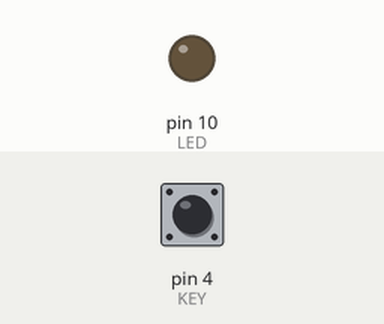
Recording of a sketch running on a simulated Arduino Uno, built with avr-gcc and run on an emulated ATmega328P. Parts: output pins drawn as LEDs (lit = HIGH). The test bench sets the inputs (shaded band); at power-on: pin 4 (KEY) HIGH.

Above: at 1.2 s.
1.3 s: pin 4 (KEY) pulled LOW for 0.15 s
At 1.7 s:
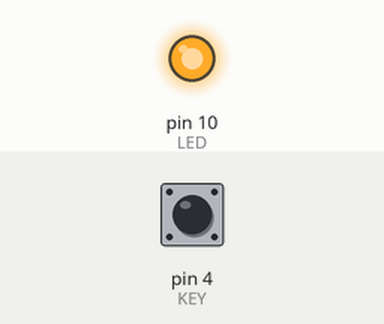
2.9 s: pin 4 (KEY) pulled LOW for 1 s
At 4.1 s:
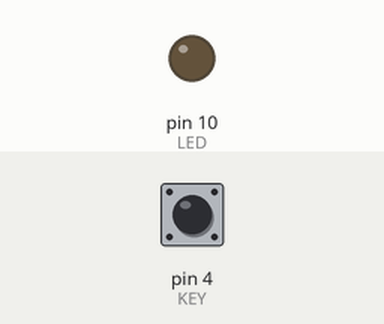
5.4 s: pin 4 (KEY) pulled LOW for 3.2 s
At 6.0 s:
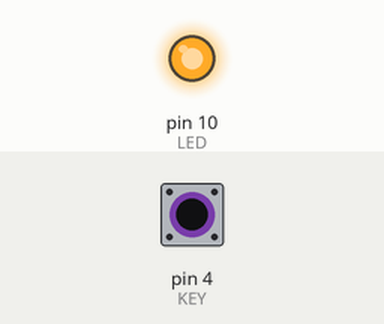
Timing chart, 0 to 8.4 s (numbered marks = the images above; inputs shaded):
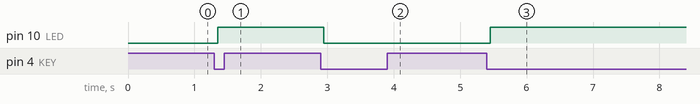

Measured:
- after the input at 1.3 s, pin 10 (LED): LOW → HIGH after 0.05 s
- after the input at 2.9 s, pin 10 (LED): HIGH → LOW after 0.05 s
- after the input at 5.4 s, pin 10 (LED): LOW → HIGH after 0.05 s

The sketch:

reference.ino
```cpp
const uint8_t KEY = 4;
const uint8_t LED = 10;
const unsigned long DB = 50;
bool state = false;
uint8_t stable = HIGH, last = HIGH;
unsigned long t0 = 0;
void setup() { pinMode(KEY, INPUT_PULLUP); pinMode(LED, OUTPUT); }
void loop()
{
    uint8_t now = digitalRead(KEY);
    if (now != last) { t0 = millis(); last = now; }
    if (millis() - t0 >= DB && now != stable)
    {
        stable = now;
        if (stable == LOW) { state = !state; digitalWrite(LED, state); }
    }
}
```
